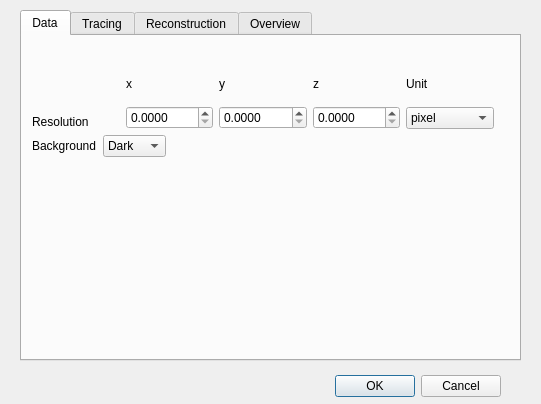
<?xml version="1.0" encoding="UTF-8"?>
<ui version="4.0">
 <class>SettingDialog</class>
 <widget class="QDialog" name="SettingDialog">
  <property name="geometry">
   <rect>
    <x>0</x>
    <y>0</y>
    <width>541</width>
    <height>404</height>
   </rect>
  </property>
  <property name="windowTitle">
   <string>Settings</string>
  </property>
  <widget class="QDialogButtonBox" name="buttonBox">
   <property name="geometry">
    <rect>
     <x>330</x>
     <y>370</y>
     <width>171</width>
     <height>32</height>
    </rect>
   </property>
   <property name="orientation">
    <enum>Qt::Horizontal</enum>
   </property>
   <property name="standardButtons">
    <set>QDialogButtonBox::Cancel|QDialogButtonBox::Ok</set>
   </property>
  </widget>
  <widget class="QTabWidget" name="tabWidget">
   <property name="geometry">
    <rect>
     <x>20</x>
     <y>10</y>
     <width>501</width>
     <height>351</height>
    </rect>
   </property>
   <property name="toolTip">
    <string>Scaling of the final reconstruction</string>
   </property>
   <property name="currentIndex">
    <number>0</number>
   </property>
   <widget class="QWidget" name="tab">
    <attribute name="title">
     <string>Data</string>
    </attribute>
    <widget class="QWidget" name="layoutWidget">
     <property name="geometry">
      <rect>
       <x>10</x>
       <y>31</y>
       <width>462</width>
       <height>90</height>
      </rect>
     </property>
     <layout class="QVBoxLayout" name="verticalLayout_11">
      <item>
       <layout class="QHBoxLayout" name="horizontalLayout_4">
        <item>
         <layout class="QVBoxLayout" name="verticalLayout_6">
          <item>
           <spacer name="verticalSpacer_4">
            <property name="orientation">
             <enum>Qt::Vertical</enum>
            </property>
            <property name="sizeHint" stdset="0">
             <size>
              <width>20</width>
              <height>18</height>
             </size>
            </property>
           </spacer>
          </item>
          <item>
           <widget class="QLabel" name="label">
            <property name="text">
             <string>Resolution</string>
            </property>
           </widget>
          </item>
         </layout>
        </item>
        <item>
         <layout class="QVBoxLayout" name="verticalLayout">
          <item>
           <widget class="QLabel" name="label_2">
            <property name="text">
             <string>x</string>
            </property>
           </widget>
          </item>
          <item>
           <widget class="QDoubleSpinBox" name="XResSpinBox">
            <property name="decimals">
             <number>4</number>
            </property>
           </widget>
          </item>
         </layout>
        </item>
        <item>
         <layout class="QVBoxLayout" name="verticalLayout_2">
          <item>
           <widget class="QLabel" name="label_3">
            <property name="text">
             <string>y</string>
            </property>
           </widget>
          </item>
          <item>
           <widget class="QDoubleSpinBox" name="YResSpinBox">
            <property name="decimals">
             <number>4</number>
            </property>
           </widget>
          </item>
         </layout>
        </item>
        <item>
         <layout class="QVBoxLayout" name="verticalLayout_3">
          <item>
           <widget class="QLabel" name="label_4">
            <property name="text">
             <string>z</string>
            </property>
           </widget>
          </item>
          <item>
           <widget class="QDoubleSpinBox" name="ZResSpinBox">
            <property name="decimals">
             <number>4</number>
            </property>
           </widget>
          </item>
         </layout>
        </item>
        <item>
         <layout class="QVBoxLayout" name="verticalLayout_4">
          <item>
           <widget class="QLabel" name="label_9">
            <property name="text">
             <string>Unit</string>
            </property>
           </widget>
          </item>
          <item>
           <widget class="QComboBox" name="unitComboBox">
            <item>
             <property name="text">
              <string>pixel</string>
             </property>
            </item>
            <item>
             <property name="text">
              <string>um</string>
             </property>
            </item>
            <item>
             <property name="text">
              <string>nm</string>
             </property>
            </item>
           </widget>
          </item>
         </layout>
        </item>
       </layout>
      </item>
      <item>
       <layout class="QHBoxLayout" name="horizontalLayout_10">
        <item>
         <widget class="QLabel" name="label_17">
          <property name="text">
           <string>Background</string>
          </property>
         </widget>
        </item>
        <item>
         <widget class="QComboBox" name="backgroundComboBox">
          <item>
           <property name="text">
            <string>Dark</string>
           </property>
          </item>
          <item>
           <property name="text">
            <string>Bright</string>
           </property>
          </item>
         </widget>
        </item>
        <item>
         <spacer name="horizontalSpacer_4">
          <property name="orientation">
           <enum>Qt::Horizontal</enum>
          </property>
          <property name="sizeHint" stdset="0">
           <size>
            <width>40</width>
            <height>20</height>
           </size>
          </property>
         </spacer>
        </item>
       </layout>
      </item>
     </layout>
    </widget>
   </widget>
   <widget class="QWidget" name="tab_2">
    <attribute name="title">
     <string>Tracing</string>
    </attribute>
    <widget class="QWidget" name="layoutWidget1">
     <property name="geometry">
      <rect>
       <x>10</x>
       <y>0</y>
       <width>558</width>
       <height>279</height>
      </rect>
     </property>
     <layout class="QVBoxLayout" name="verticalLayout_5">
      <item>
       <layout class="QHBoxLayout" name="horizontalLayout_2">
        <item>
         <widget class="QLabel" name="label_5">
          <property name="text">
           <string>Trace effort</string>
          </property>
         </widget>
        </item>
        <item>
         <widget class="QComboBox" name="TraceComboBox">
          <item>
           <property name="text">
            <string>Hard</string>
           </property>
          </item>
          <item>
           <property name="text">
            <string>Normal</string>
           </property>
          </item>
         </widget>
        </item>
        <item>
         <spacer name="horizontalSpacer">
          <property name="orientation">
           <enum>Qt::Horizontal</enum>
          </property>
          <property name="sizeHint" stdset="0">
           <size>
            <width>40</width>
            <height>20</height>
           </size>
          </property>
         </spacer>
        </item>
       </layout>
      </item>
      <item>
       <spacer name="verticalSpacer_2">
        <property name="orientation">
         <enum>Qt::Vertical</enum>
        </property>
        <property name="sizeHint" stdset="0">
         <size>
          <width>20</width>
          <height>18</height>
         </size>
        </property>
       </spacer>
      </item>
      <item>
       <widget class="QCheckBox" name="maskCheckBox">
        <property name="text">
         <string>Masked</string>
        </property>
       </widget>
      </item>
      <item>
       <spacer name="verticalSpacer_8">
        <property name="orientation">
         <enum>Qt::Vertical</enum>
        </property>
        <property name="sizeHint" stdset="0">
         <size>
          <width>20</width>
          <height>18</height>
         </size>
        </property>
       </spacer>
      </item>
      <item>
       <layout class="QHBoxLayout" name="horizontalLayout">
        <item>
         <widget class="QLabel" name="label_6">
          <property name="text">
           <string>Minimal Tracing Score:</string>
          </property>
         </widget>
        </item>
        <item>
         <widget class="QLabel" name="label_18">
          <property name="text">
           <string>Manual -</string>
          </property>
         </widget>
        </item>
        <item>
         <widget class="QDoubleSpinBox" name="manualScoreSpinBox">
          <property name="maximum">
           <double>1.000000000000000</double>
          </property>
          <property name="singleStep">
           <double>0.100000000000000</double>
          </property>
         </widget>
        </item>
        <item>
         <widget class="QLabel" name="label_7">
          <property name="text">
           <string>Auto -</string>
          </property>
         </widget>
        </item>
        <item>
         <widget class="QDoubleSpinBox" name="autoScoreSpinBox">
          <property name="maximum">
           <double>1.000000000000000</double>
          </property>
          <property name="singleStep">
           <double>0.100000000000000</double>
          </property>
         </widget>
        </item>
        <item>
         <spacer name="horizontalSpacer_2">
          <property name="orientation">
           <enum>Qt::Horizontal</enum>
          </property>
          <property name="sizeHint" stdset="0">
           <size>
            <width>40</width>
            <height>20</height>
           </size>
          </property>
         </spacer>
        </item>
       </layout>
      </item>
      <item>
       <spacer name="verticalSpacer">
        <property name="orientation">
         <enum>Qt::Vertical</enum>
        </property>
        <property name="sizeHint" stdset="0">
         <size>
          <width>20</width>
          <height>28</height>
         </size>
        </property>
       </spacer>
      </item>
      <item>
       <layout class="QHBoxLayout" name="horizontalLayout_12">
        <item>
         <layout class="QHBoxLayout" name="horizontalLayout_3">
          <item>
           <widget class="QLabel" name="label_8">
            <property name="text">
             <string>*Receptor</string>
            </property>
           </widget>
          </item>
          <item>
           <widget class="QComboBox" name="receptorComboBox">
            <item>
             <property name="text">
              <string>Default</string>
             </property>
            </item>
            <item>
             <property name="text">
              <string>Negative strengthen</string>
             </property>
            </item>
            <item>
             <property name="text">
              <string>Diff</string>
             </property>
            </item>
            <item>
             <property name="text">
              <string>Rectangle</string>
             </property>
            </item>
            <item>
             <property name="text">
              <string>Rpi template</string>
             </property>
            </item>
            <item>
             <property name="text">
              <string>2D</string>
             </property>
            </item>
           </widget>
          </item>
          <item>
           <widget class="QCheckBox" name="coneReceptorCheckBox">
            <property name="text">
             <string>Cone</string>
            </property>
           </widget>
          </item>
         </layout>
        </item>
        <item>
         <spacer name="horizontalSpacer_3">
          <property name="orientation">
           <enum>Qt::Horizontal</enum>
          </property>
          <property name="sizeHint" stdset="0">
           <size>
            <width>40</width>
            <height>20</height>
           </size>
          </property>
         </spacer>
        </item>
       </layout>
      </item>
      <item>
       <spacer name="verticalSpacer_3">
        <property name="orientation">
         <enum>Qt::Vertical</enum>
        </property>
        <property name="sizeHint" stdset="0">
         <size>
          <width>20</width>
          <height>18</height>
         </size>
        </property>
       </spacer>
      </item>
     </layout>
    </widget>
   </widget>
   <widget class="QWidget" name="Reconstruction">
    <attribute name="title">
     <string>Reconstruction</string>
    </attribute>
    <widget class="QWidget" name="layoutWidget2">
     <property name="geometry">
      <rect>
       <x>21</x>
       <y>10</y>
       <width>406</width>
       <height>290</height>
      </rect>
     </property>
     <layout class="QVBoxLayout" name="verticalLayout_9">
      <item>
       <layout class="QHBoxLayout" name="horizontalLayout_5">
        <item>
         <layout class="QVBoxLayout" name="verticalLayout_7">
          <item>
           <spacer name="verticalSpacer_4b">
            <property name="orientation">
             <enum>Qt::Vertical</enum>
            </property>
            <property name="sizeHint" stdset="0">
             <size>
              <width>20</width>
              <height>18</height>
             </size>
            </property>
           </spacer>
          </item>
          <item>
           <widget class="QLabel" name="label_10">
            <property name="toolTip">
             <string>Scaling of the final reconstruction</string>
            </property>
            <property name="text">
             <string>Scale</string>
            </property>
           </widget>
          </item>
         </layout>
        </item>
        <item>
         <layout class="QVBoxLayout" name="verticalLayout_8">
          <item>
           <widget class="QLabel" name="label_11">
            <property name="text">
             <string>x-y</string>
            </property>
           </widget>
          </item>
          <item>
           <widget class="QDoubleSpinBox" name="XScaleSpinBox">
            <property name="decimals">
             <number>4</number>
            </property>
            <property name="value">
             <double>1.000000000000000</double>
            </property>
           </widget>
          </item>
         </layout>
        </item>
        <item>
         <layout class="QVBoxLayout" name="verticalLayout_10">
          <item>
           <widget class="QLabel" name="label_13">
            <property name="text">
             <string>z</string>
            </property>
           </widget>
          </item>
          <item>
           <widget class="QDoubleSpinBox" name="ZScaleSpinBox">
            <property name="decimals">
             <number>4</number>
            </property>
            <property name="value">
             <double>1.000000000000000</double>
            </property>
           </widget>
          </item>
         </layout>
        </item>
       </layout>
      </item>
      <item>
       <spacer name="verticalSpacer_9">
        <property name="orientation">
         <enum>Qt::Vertical</enum>
        </property>
        <property name="sizeHint" stdset="0">
         <size>
          <width>20</width>
          <height>13</height>
         </size>
        </property>
       </spacer>
      </item>
      <item>
       <layout class="QHBoxLayout" name="horizontalLayout_9">
        <item>
         <widget class="QLabel" name="label_16">
          <property name="toolTip">
           <string>Easy: use distance only; Hard: use distance and signal</string>
          </property>
          <property name="text">
           <string>Reconstruction effort</string>
          </property>
         </widget>
        </item>
        <item>
         <widget class="QComboBox" name="spComboBox">
          <item>
           <property name="text">
            <string>Easy</string>
           </property>
          </item>
          <item>
           <property name="text">
            <string>Hard</string>
           </property>
          </item>
         </widget>
        </item>
       </layout>
      </item>
      <item>
       <spacer name="verticalSpacer_5">
        <property name="orientation">
         <enum>Qt::Vertical</enum>
        </property>
        <property name="sizeHint" stdset="0">
         <size>
          <width>17</width>
          <height>17</height>
         </size>
        </property>
       </spacer>
      </item>
      <item>
       <layout class="QHBoxLayout" name="horizontalLayout_6">
        <item>
         <widget class="QLabel" name="label_12">
          <property name="toolTip">
           <string>Range to connect tubes</string>
          </property>
          <property name="text">
           <string>Neighbor range</string>
          </property>
         </widget>
        </item>
        <item>
         <widget class="QDoubleSpinBox" name="distSpinBox">
          <property name="value">
           <double>5.000000000000000</double>
          </property>
         </widget>
        </item>
        <item>
         <widget class="QLabel" name="label_14">
          <property name="text">
           <string>pixel</string>
          </property>
         </widget>
        </item>
       </layout>
      </item>
      <item>
       <spacer name="verticalSpacer_6">
        <property name="orientation">
         <enum>Qt::Vertical</enum>
        </property>
        <property name="sizeHint" stdset="0">
         <size>
          <width>20</width>
          <height>17</height>
         </size>
        </property>
       </spacer>
      </item>
      <item>
       <layout class="QHBoxLayout" name="horizontalLayout_8">
        <item>
         <widget class="QCheckBox" name="crossoverCheckBox">
          <property name="text">
           <string>Detect crossover</string>
          </property>
         </widget>
        </item>
        <item>
         <widget class="QCheckBox" name="treeCheckBox">
          <property name="text">
           <string>Single tree</string>
          </property>
         </widget>
        </item>
        <item>
         <widget class="QCheckBox" name="overshootCheckBox">
          <property name="text">
           <string>Remove overshoot</string>
          </property>
          <property name="checked">
           <bool>true</bool>
          </property>
         </widget>
        </item>
       </layout>
      </item>
      <item>
       <spacer name="verticalSpacer_7">
        <property name="orientation">
         <enum>Qt::Vertical</enum>
        </property>
        <property name="sizeHint" stdset="0">
         <size>
          <width>17</width>
          <height>13</height>
         </size>
        </property>
       </spacer>
      </item>
      <item>
       <layout class="QHBoxLayout" name="horizontalLayout_7">
        <item>
         <widget class="QLabel" name="label_15">
          <property name="text">
           <string>Root</string>
          </property>
         </widget>
        </item>
        <item>
         <widget class="QRadioButton" name="selectedRadioButton">
          <property name="text">
           <string>Selected</string>
          </property>
         </widget>
        </item>
        <item>
         <widget class="QRadioButton" name="autoRadioButton">
          <property name="text">
           <string>Auto</string>
          </property>
         </widget>
        </item>
       </layout>
      </item>
     </layout>
    </widget>
   </widget>
   <widget class="QWidget" name="Overview">
    <attribute name="title">
     <string>Overview</string>
    </attribute>
    <widget class="QPlainTextEdit" name="settingTextEdit">
     <property name="geometry">
      <rect>
       <x>30</x>
       <y>10</y>
       <width>441</width>
       <height>251</height>
      </rect>
     </property>
     <property name="readOnly">
      <bool>true</bool>
     </property>
     <property name="plainText">
      <string/>
     </property>
    </widget>
   </widget>
  </widget>
 </widget>
 <resources/>
 <connections>
  <connection>
   <sender>buttonBox</sender>
   <signal>accepted()</signal>
   <receiver>SettingDialog</receiver>
   <slot>accept()</slot>
   <hints>
    <hint type="sourcelabel">
     <x>248</x>
     <y>254</y>
    </hint>
    <hint type="destinationlabel">
     <x>157</x>
     <y>274</y>
    </hint>
   </hints>
  </connection>
  <connection>
   <sender>buttonBox</sender>
   <signal>rejected()</signal>
   <receiver>SettingDialog</receiver>
   <slot>reject()</slot>
   <hints>
    <hint type="sourcelabel">
     <x>316</x>
     <y>260</y>
    </hint>
    <hint type="destinationlabel">
     <x>286</x>
     <y>274</y>
    </hint>
   </hints>
  </connection>
 </connections>
</ui>
